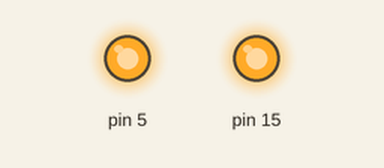
Simulated run of this sketch. Board: Arduino Uno, built with avr-gcc and run on an emulated ATmega328P. On the bench: output pins drawn as LEDs (lit = HIGH). What the sketch prints to the serial monitor is not drawn. At 0.0 s the program stops and its outputs stay as they are.

Above: at 0.1 s.
Timing chart, 0 to 1.5 s (numbered marks = the images above):
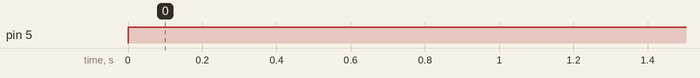

The sketch:

test.ino
```cpp
// (licence header left out)
#include <JeeLib.h>

#include <radiodev.h>
#include <radioutils.h>

  /*
   *
   */

// needed by the watchdog code
EMPTY_INTERRUPT(WDT_vect);

  /*
  *
  */

// node -> gateway data
#define PRESENT_TEMPERATURE (1 << 1)
#define PRESENT_VCC (1 << 2)

#define TEMPERATURE_PIN 0

static const float temp_scale = (1.1 * 100) / 1024;

static int get_temperature(int pin) {
  uint16_t analog = analogRead(pin);
  const float t = temp_scale * analog;
  return int(t * 100);
}

class TestRadio : public RadioDev
{
  Port led;

  void ok_led(byte on)
  {
    led.digiWrite(on);
  }

  void test_led(byte on)
  {
    led.digiWrite2(!on);
  }

public:

  TestRadio()
  : RadioDev(GATEWAY_ID),
    led(2)
  {
  }

  virtual void init()
  {
    ok_led(0);
    test_led(0);

    led.mode(OUTPUT);
    led.mode2(OUTPUT);

    RadioDev::init();

    // use the 1.1V internal ref for the ADC
    analogReference(INTERNAL);
  }

  virtual const char* banner()
  {
    return "Test Device v1.0";
  }

  virtual void append_message(Message* msg)
  {
    const uint16_t t = get_temperature(TEMPERATURE_PIN);
    msg->append(PRESENT_TEMPERATURE, & t, sizeof(t));
    const uint16_t vcc = read_vcc();
    msg->append(PRESENT_VCC, & vcc, sizeof(vcc));
  }

  virtual void set_led(LED idx, bool state)
  {
    switch (idx) {
      case   OK   :  ok_led(state);  break;
      case   TEST :  test_led(state);  break;
    }
  }

  virtual void loop(void)
  {
    radio_loop(32767);
  }
};

static TestRadio radio;

 /*
  *
  */

void setup()
{
  Serial.begin(57600);
  Serial.println(radio.banner());

  radio.init();
}

 /*
  *
  */

void loop()
{
  radio.loop();
}

// FIN
```

Measured:
- by itself, pin 5: LOW → HIGH at 0.00 s
